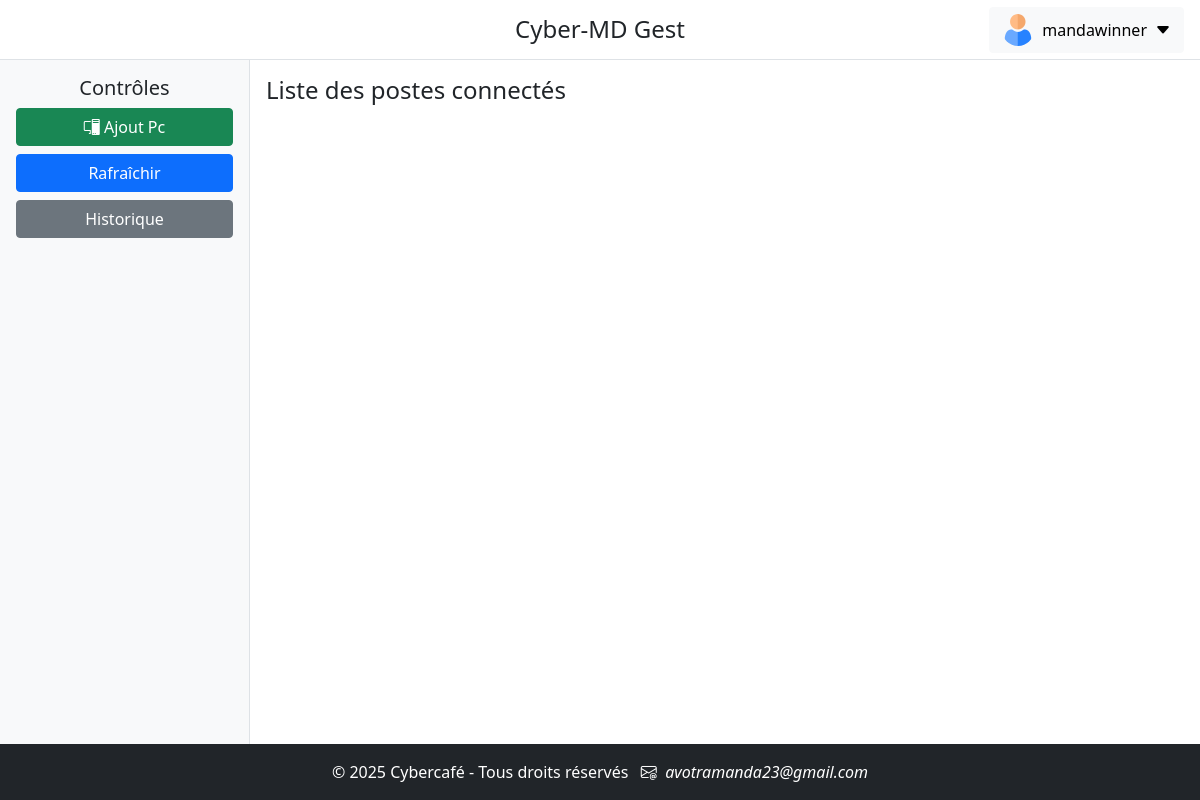
Before: /admine/ (signed in) with the older database file.
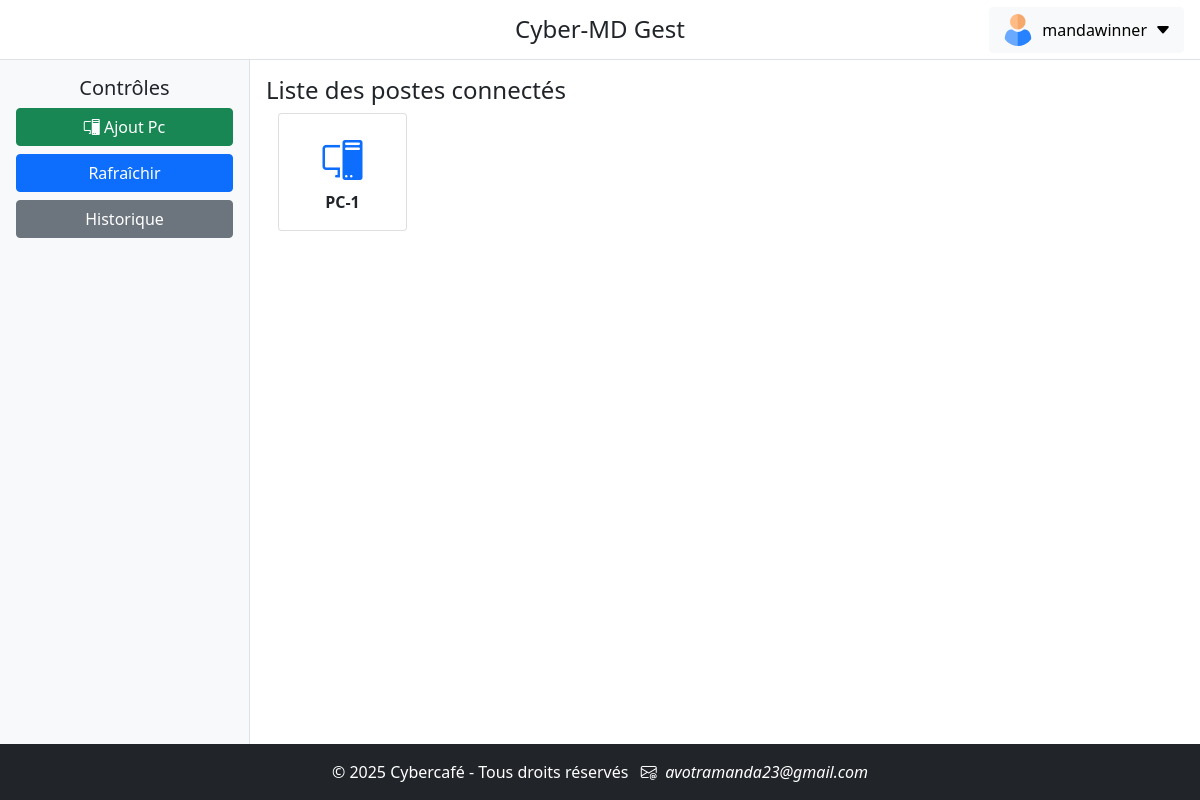
After: the same page with the newer database file.
### Cybadmin/models.py (models this page shows, shortened)
class Poste(models.Model):
    nom  = models.CharField(max_length=100, unique=True)
    ip = models.CharField(max_length=100,unique=True)
    etat = models.CharField(max_length=20,default="hors_ligne")

### Cybadmin/views.py (the view)
# urls.py: path('admine/',cybges,name="cybges"),
def cybges(request):
    postes = Poste.objects.all()
    if request.user.is_authenticated:
        user_info = {
            'username': request.user.username,
            'email': request.user.email,
        }
    if request.method == "POST" :
        form = PostForms(request.POST)
        if form.is_valid():
            form.save()
    form = PostForms()
    return render(request,'cyb.html',{'user':user_info,'form':form,'poste':postes})

### Cybadmin/templates/cyb.html (shortened to what this page needs)
{%load static%}
<!DOCTYPE html>
<html lang="fr">
<head>
  <link rel="stylesheet" href="{% static 'css/bootstrap.min.css' %}">
  <link rel="stylesheet" href="{% static 'bootstrap-icons/font/bootstrap-icons.css' %}">
</head>
<body class="d-flex flex-column min-vh-100">
    <main class="flex-grow-1">
  <div id="header" class="position-relative">
    <div class="header-title text-center w-100">
      <h4 class="m-0">Cyber-MD Gest</h4>
    </div>
    <div class="dropdown position-absolute end-0 me-3">
      <button class="btn btn-light d-flex align-items-center gap-2" type="button" data-bs-toggle="dropdown" aria-expanded="false">
        <img src="{% static 'images/utilisateur.png' %}" alt="avatar" width="32" height="32" class="rounded-circle">
        <span>{{user.username}}</span>
        <i class="bi bi-caret-down-fill"></i>
      </button>
    </div>
  </div>
  <div class="d-flex" style="height: calc(100% - 60px);">
    <div id="sidebar">
      <h5 style="text-align: center;">Contrôles</h5>
      <button class="btn btn-success w-100 mb-2" type="button" data-bs-toggle="modal" data-bs-target="#ajoutSessionModal"> <i class="bi bi-pc-display"></i> Ajout Pc</button>
      <button class="btn btn-primary w-100 mb-2">Rafraîchir</button>
      <button class="btn btn-secondary w-100 mb-2">Historique</button>
    </div>
    <div id="main-content">
      <h4>Liste des postes connectés</h4>
      <div id="pc-list" class="container">
        <div class="row">
            {% for p in poste %}
          <div class="col-6 col-md-4 col-xl-2 mb-3">
            <div class="card text-center poste-card" data-poste="{{ p.nom }}"
            data-ip="{{ p.ip }}">
              <div class="card-body">
                <i class="bi bi-pc-display fs-1 text-primary"></i><br>
                <strong>{{p.nom}}</strong>
              </div>
            </div>
          </div>
          {% endfor %}
        </div>
      </div>
    </div>
  </div>
    </main>
  <footer class="bg-dark text-white text-center py-3">
    &copy; 2025 Cybercafé - Tous droits réservés &nbsp; <i class="bi bi-envelope-at">&nbsp; avotramanda23@gmail.com</i>
  </footer>
</body>
</html>

### Cybadmin/templates/cyb.html (style rules this page uses)
body, html { height: 100%; margin: 0; }
#sidebar { width: 250px; min-height: 100%; background: #f8f9fa; padding: 1rem; border-right: 1px solid #dee2e6; }
#main-content { padding: 1rem; flex-grow: 1; }
#header { height: 60px; background: #ffffff; border-bottom: 1px solid #dee2e6; position: relative; display: flex; align-items: center; }
.header-title { position: absolute; left: 50%; transform: translateX(-50%); }

Changed rows visible on the page:
added Poste: nom "PC-1"
